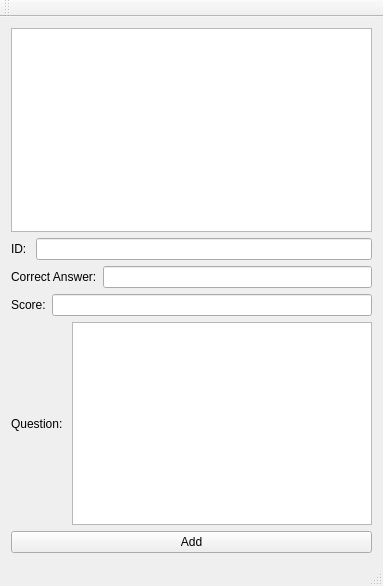
<?xml version="1.0" encoding="UTF-8"?>
<ui version="4.0">
 <class>MainWindow</class>
 <widget class="QMainWindow" name="MainWindow">
  <property name="geometry">
   <rect>
    <x>0</x>
    <y>0</y>
    <width>383</width>
    <height>586</height>
   </rect>
  </property>
  <property name="windowTitle">
   <string>MainWindow</string>
  </property>
  <widget class="QWidget" name="centralWidget">
   <layout class="QGridLayout" name="gridLayout">
    <item row="0" column="0">
     <layout class="QVBoxLayout" name="verticalLayout_2">
      <item>
       <layout class="QVBoxLayout" name="verticalLayout">
        <item>
         <widget class="QListWidget" name="questionList"/>
        </item>
        <item>
         <layout class="QHBoxLayout" name="horizontalLayout_4">
          <item>
           <widget class="QLabel" name="idLabel">
            <property name="text">
             <string>ID: </string>
            </property>
           </widget>
          </item>
          <item>
           <widget class="QLineEdit" name="idEdit"/>
          </item>
         </layout>
        </item>
        <item>
         <layout class="QHBoxLayout" name="horizontalLayout_3">
          <item>
           <widget class="QLabel" name="correctAnswerLabel">
            <property name="text">
             <string>Correct Answer:</string>
            </property>
           </widget>
          </item>
          <item>
           <widget class="QLineEdit" name="answerEdit"/>
          </item>
         </layout>
        </item>
        <item>
         <layout class="QHBoxLayout" name="horizontalLayout_2">
          <item>
           <widget class="QLabel" name="scoreLabel">
            <property name="text">
             <string>Score:</string>
            </property>
           </widget>
          </item>
          <item>
           <widget class="QLineEdit" name="scoreEdit"/>
          </item>
         </layout>
        </item>
        <item>
         <layout class="QHBoxLayout" name="horizontalLayout">
          <item>
           <widget class="QLabel" name="textLabel">
            <property name="text">
             <string>Question: </string>
            </property>
           </widget>
          </item>
          <item>
           <widget class="QTextEdit" name="questionEdit">
            <property name="minimumSize">
             <size>
              <width>0</width>
              <height>30</height>
             </size>
            </property>
           </widget>
          </item>
         </layout>
        </item>
       </layout>
      </item>
      <item>
       <widget class="QPushButton" name="addButton">
        <property name="text">
         <string>Add</string>
        </property>
       </widget>
      </item>
     </layout>
    </item>
   </layout>
  </widget>
  <widget class="QMenuBar" name="menuBar">
   <property name="geometry">
    <rect>
     <x>0</x>
     <y>0</y>
     <width>383</width>
     <height>22</height>
    </rect>
   </property>
  </widget>
  <widget class="QToolBar" name="mainToolBar">
   <attribute name="toolBarArea">
    <enum>TopToolBarArea</enum>
   </attribute>
   <attribute name="toolBarBreak">
    <bool>false</bool>
   </attribute>
  </widget>
  <widget class="QStatusBar" name="statusBar"/>
 </widget>
 <layoutdefault spacing="6" margin="11"/>
 <resources/>
 <connections/>
</ui>
